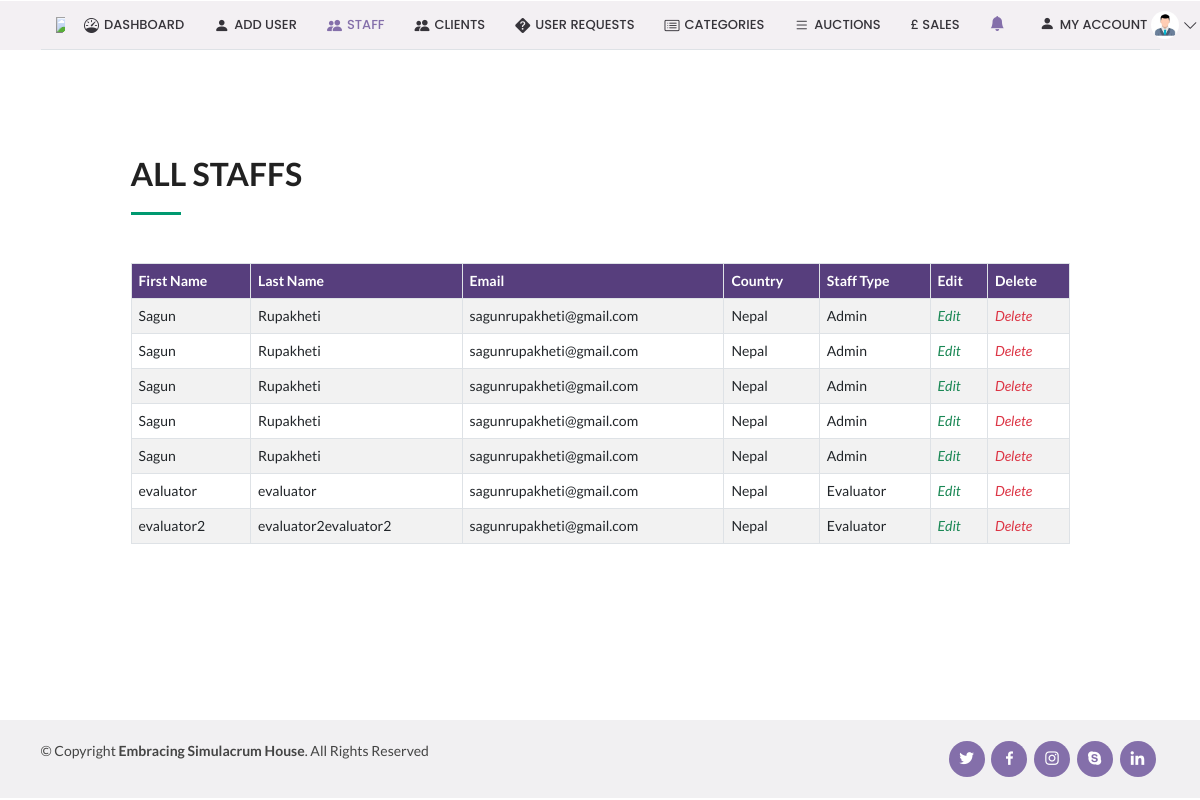
Screenshot of /viewStaff with the database file from the repository.
### auction_app/models.py (models this page shows)
class UserProfileInfo(models.Model):
    user = models.OneToOneField(User, on_delete=models.PROTECT)
    firstName = models.CharField(max_length=255, )
    lastName = models.CharField(max_length=255, )
    email = models.EmailField(max_length=255,)
    dob = models.DateField(auto_now_add=False, auto_now=False, blank=True, validators=[eighteenYears])
    country = models.CharField(max_length=255, )
    city = models.CharField(max_length=255, )
    zip_code = models.CharField(max_length=5, )
    address = models.CharField(max_length=255, )
    country_code = models.CharField(max_length=255)
    contact = models.CharField(max_length=255, blank=True)
    bank_account_number = models.IntegerField()
    bank_sort_code= models.IntegerField()
    client_type = models.CharField(max_length=255)
    profile_pic = models.ImageField(upload_to='profile_pics', blank=True)

### auction_app/views.py (the view)
# urls.py: path('viewStaff', views.viewStaff, name='viewStaff'),
def viewStaff(request):
    userInfo = UserProfileInfo.objects.all().filter(client_type='Admin') | UserProfileInfo.objects.all().filter(client_type='Evaluator')
    notification=Notification.objects.all().filter(concerned_to='Admin')
    return render(request,'staff.html',{'userInfo':userInfo,'notification':notification})

### templates/staff.html (shortened to what this page needs)
<!DOCTYPE html>
{% extends "adminDashboard.html"%}
{% load static %}
{% block body_block %}
    <section id="about" class="about bg-white" style="margin-left:10vw; width:80vw;">
      <div class="container">
          <div class="section-title mt-4" data-aos="fade-left">
              <h2>All Staffs</h2>
        <div class="table-responsive" style="margin-top:6vh;">
          <table class="table table-bordered table-striped" id="dataTable" width="100%" cellspacing="0">
              <thead>
                  <tr class="text-white" style="background-color:#573E7D;">
                    <th>First Name</th>
                    <th>Last Name</th>
                    <th>Email</th>
                    <th>Country</th>
                    <th>Staff Type</th>
                    <th>Edit</th>
                    <th>Delete</th>
                  </tr>
              </thead>
              <tbody>
                  {% if userInfo %}
                      {% for e in userInfo %}
                        <tr>
                          <td>{{e.firstName}} </td>
                          <td>{{e.lastName}} </td>
                          <td>{{e.email}} </td>
                          <td>{{e.country}} </td>
                          <td>{{e.client_type}} </td>
                          <td><a href="{% url 'editUser' e.user %}" style="text-decoration:none"><i class="fas fa-edit text-success">Edit</i></a></td>
                          <td><a href="{% url 'deleteUser' e.user %}" style="text-decoration:none"><i class="fas fa-edit text-danger">Delete</i></a></td>
                        </tr>
                      {% endfor %}
                    {% else %}
                      <h1>No requests yet!</h1>
                  {% endif %}
              </tbody>
          </table>
        </div>
      </div>
    </section>
{% endblock %}

### static/css/style.css (style rules this page uses)
body { font-family: "Open Sans", sans-serif; color: #444444; }
a { color: #009970; text-decoration: none; }
h1, h2, h3, h4, h5, h6 { font-family: "Raleway", sans-serif; }
section { padding: 60px 0; overflow: hidden; }
.section-title { padding-bottom: 30px; }
.section-title h2 { font-size: 32px; font-weight: bold; text-transform: uppercase; margin-bottom: 20px; padding-bottom: 20px; position: relative; }
.section-title h2::after { content: ''; position: absolute; display: block; width: 50px; height: 3px; background: #009970; bottom: 0; left: 0; }

### rows the page displays
UserProfileInfo: firstName "Sagun", lastName "Rupakheti", email "sagunrupakheti@gmail.com", country "Nepal", client_type "Admin"
UserProfileInfo: firstName "Sagun", lastName "Rupakheti", email "sagunrupakheti@gmail.com", country "Nepal", client_type "Admin"
UserProfileInfo: firstName "Sagun", lastName "Rupakheti", email "sagunrupakheti@gmail.com", country "Nepal", client_type "Admin"
UserProfileInfo: firstName "Sagun", lastName "Rupakheti", email "sagunrupakheti@gmail.com", country "Nepal", client_type "Admin"
UserProfileInfo: firstName "Sagun", lastName "Rupakheti", email "sagunrupakheti@gmail.com", country "Nepal", client_type "Admin"
UserProfileInfo: firstName "evaluator", lastName "evaluator", email "sagunrupakheti@gmail.com", country "Nepal", client_type "Evaluator"
UserProfileInfo: firstName "evaluator2", lastName "evaluator2evaluator2", email "sagunrupakheti@gmail.com", country "Nepal", client_type "Evaluator"
